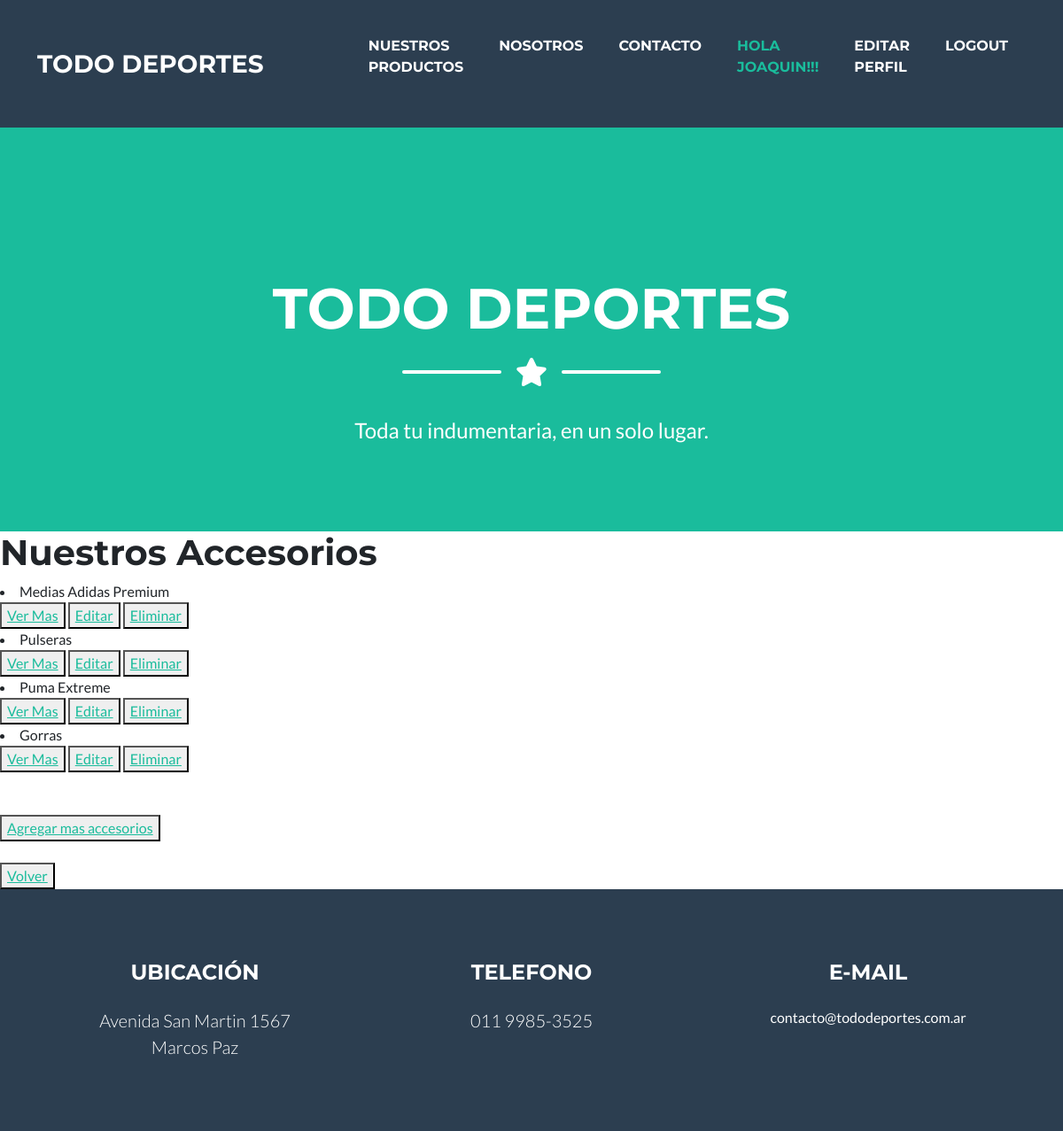
/Appfinal/accesorios/list (signed in), run on the app's committed database.
### Appfinal/models.py (models this page shows, shortened)
class Accesorios(models.Model):
    tipo = models.CharField(max_length=40)
    talle = models.IntegerField()
    stock = models.BooleanField()
    precio = models.IntegerField()

### Appfinal/views.py (the view)
# urls.py: path('accesorios/list', views.AccesoriosList.as_view(), name="ListAcc"),
class AccesoriosList(ListView):
    model = Accesorios
    template_name = 'Appfinal/accesorios_list.html'

### Appfinal/templates/Appfinal/accesorios_list.html (shortened to what this page needs)
{% extends "Appfinal/padre.html" %}
{% block contenido %}
    <h1>Nuestros Accesorios</h1>
    {% for i in object_list%}
    <li>{{ i.tipo }}
    </li>
    <button><a href="{% url 'Accesorios' i.id %}">Ver Mas</a></button>
    {% if request.user.is_authenticated %}
    <button><a href="{% url 'EditAcces' i.id %}">Editar</a></button>
    <button><a href="{% url 'DeleteAcces' i.id %}">Eliminar</a></button>
    {% endif %}
    {% endfor %}
    <br><br><br>
    {% if request.user.is_authenticated %}
    <button><a href="{% url 'NewAcces'%}">Agregar mas accesorios</a></button>
    {% endif %}
    <br>
    <br>
    <button><a href="{% url 'Tienda' %}">Volver</a></button>
{% endblock %}

### Appfinal/templates/Appfinal/padre.html (shortened to what this page needs)
<!DOCTYPE html>
<html lang="en">
    <head>
        {% load static %}
        <link href="{% static 'Appfinal/css/styles.css' %}" rel="stylesheet" />
    </head>
    <body id="page-top">
        <nav class="navbar navbar-expand-lg bg-secondary text-uppercase fixed-top" id="mainNav">
            <div class="container">
                <a class="navbar-brand" href="{% url 'Index' %}">Todo deportes</a>
                <div class="collapse navbar-collapse" id="navbarResponsive">
                    <ul class="navbar-nav ms-auto">
                        <li class="nav-item mx-0 mx-lg-1"><a class="nav-link py-3 px-0 px-lg-3 rounded" href="{% url 'Tienda' %}">  Nuestros <br>Productos</a></li>
                        <li class="nav-item mx-0 mx-lg-1"><a class="nav-link py-3 px-0 px-lg-3 rounded" href="{% url 'Nosotros' %}">Nosotros</a></li>
                        <li class="nav-item mx-0 mx-lg-1"><a class="nav-link py-3 px-0 px-lg-3 rounded" href="{% url 'Contacto' %}">Contacto</a></li>
                        {% if request.user.is_authenticated %}
                        <li class="nav-item mx-0 mx-lg-1"><p class="nav-link py-3 px-0 px-lg-3 rounded" >Hola <br>{{user}}!!!</p>  </li>
                        <li class="nav-item mx-0 mx-lg-1"><a class="nav-link py-3 px-0 px-lg-3 rounded" href="{% url 'EditarPerfil' %}">Editar <br> Perfil</a></li>
                        <li class="nav-item mx-0 mx-lg-1"><a class="nav-link py-3 px-0 px-lg-3 rounded" href="{% url 'Logout' %}">Logout</a></li>
                        {% else %}
                        <li class="nav-item mx-0 mx-lg-1"><a class="nav-link py-3 px-0 px-lg-3 rounded" href="{% url 'Register' %}">Registro</a></li>
                        <li class="nav-item mx-0 mx-lg-1"><a class="nav-link py-3 px-0 px-lg-3 rounded" href="{% url 'Login' %}">Login</a></li>
                        {% endif %}
                    </ul>
                </div>
            </div>
        </nav>
        <header class="masthead bg-primary text-white text-center">
            <div class="container d-flex align-items-center flex-column">
                <br><br><br><br><br>
                <h1 class="masthead-heading text-uppercase mb-0">Todo Deportes</h1>
                <div class="divider-custom divider-light">
                    <div class="divider-custom-line"></div>
                    <div class="divider-custom-icon"><i class="fas fa-star"></i></div>
                    <div class="divider-custom-line"></div>
                </div>
                <p class="masthead-subheading font-weight-light mb-0">Toda tu indumentaria, en un solo lugar.</p>
            </div>
        </header>
        {% block contenido %}
        {% endblock %}
        <footer class="footer text-center fondo" >
            <div class="container">
                <div class="row">
                    <div class="col-lg-4 mb-5 mb-lg-0">
                        <h4 class="text-uppercase mb-4">Ubicación</h4>
                        <p class="lead mb-0">
                            Avenida San Martin 1567
                            <br />
                            Marcos Paz
                        </p>
                    </div>
                    <div class="col-lg-4 mb-5 mb-lg-0">
                        <h4 class="text-uppercase mb-4">Telefono</h4>
                        <p class="lead mb-0">
                            011 9985-3525
                            <br />
                        </p>
                    </div>
                    <div class="col-lg-4">
                        <h4 class="text-uppercase mb-4">E-mail</h4>
                        <p class="lead mb-0">
                            <p> contacto@tododeportes.com.ar</p>
                        </p>
                    </div>
                </div>
            </div>
        </footer>
    </body>
</html>

### data on the page
Accesorios: tipo "Medias Adidas Premium"
Accesorios: tipo "Pulseras"
Accesorios: tipo "Puma Extreme"
Accesorios: tipo "Gorras"

### other printed values
{{ user }} "JOAQUIN"
